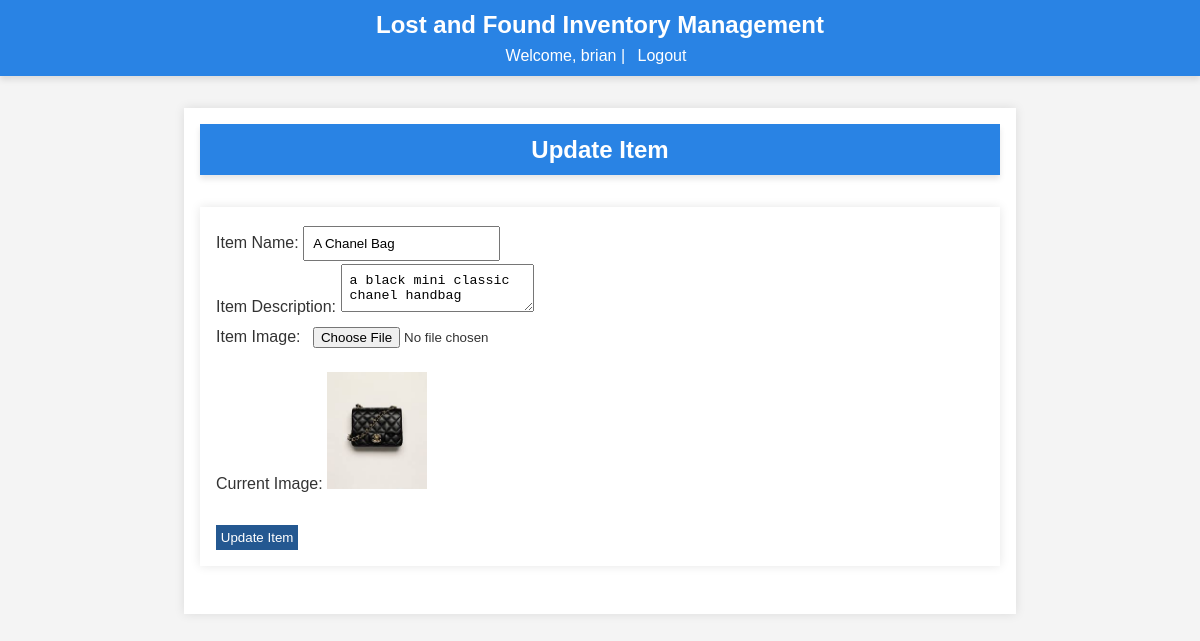
Page /admin/items/1 (signed in) on the committed database.
### app/models/user.py (models this page shows, shortened)
class User(db.Model, UserMixin):
    id = db.Column(db.Integer, primary_key=True)
    username = db.Column(db.String(150), unique=True, nullable=False)
    email = db.Column(db.String(150), unique=True, nullable=False)
    password_hash = db.Column(db.String(150), nullable=False)
    role = db.Column(db.String(50), nullable=False, default='user')  # 'user' or 'admin'
    lost_reports = db.relationship('LostReport', back_populates='user', lazy=True)
    found_reports = db.relationship('FoundReport', back_populates='user', lazy=True)
    claims = db.relationship('Claim', back_populates='claim_user', lazy=True)
    rewards_received = db.relationship('Reward', foreign_keys='Reward.receiver_id', back_populates='receiver', lazy=True)
    rewards_paid = db.relationship('Reward', foreign_keys='Reward.payer_id', back_populates='payer', lazy=True)
    reset_tokens = db.relationship('PasswordResetToken', back_populates='user', lazy=True)
    comments = db.relationship('Comment', back_populates='user')
    @property
    def password(self):
        raise AttributeError('password is not a readable attribute')

### app/models/item.py (models this page shows)
class Item(db.Model):
    id = db.Column(db.Integer, primary_key=True)
    name = db.Column(db.String(150), nullable=False, unique=True)
    description = db.Column(db.Text, nullable=True)
    image_url = db.Column(db.String(250), nullable=True)
    lost_reports = db.relationship('LostReport', back_populates='item', lazy=True)
    found_reports = db.relationship('FoundReport', back_populates='item', lazy=True)
    comments = db.relationship('Comment', back_populates='item')

### app/routes/admin.py (the view, shortened to what this page needs)
@bp.route('/items/<int:item_id>', methods=['GET', 'POST'])
@login_required
@admin_required
def update_item(item_id):
    item = Item.query.get_or_404(item_id)
    return render_template('update_item.html', item=item)

### app/__init__.py (called while the page is built)
def create_app():
    app = Flask(__name__)
    load_dotenv()
    app.config['SECRET_KEY'] = os.environ.get('FLASK_SECRET_KEY', secrets.token_hex(16))
    app.config.from_object('config.Config')
    app.config.from_pyfile('config.py', silent=True)
    register_extensions(app)
    register_blueprints(app)
    configure_cors(app)
    @app.before_request
    def method_override():
        if request.method == 'POST':
            method = request.form.get('_method')
            if method:
                method = method.upper()
                if method in ['PUT', 'DELETE']:
                    request.environ['REQUEST_METHOD'] = method
    return app

def register_extensions(app):
    db.init_app(app)
    migrate.init_app(app, db)
    bcrypt.init_app(app)
    login_manager.init_app(app)
    mail.init_app(app)
    @login_manager.user_loader
    def load_user(user_id):
        return user.User.query.get(int(user_id))

### app/templates/update_item.html
{% extends "base.html" %}
{% block content %}
<header>
    <h1>Update Item</h1>
</header>
<main>
    <form action="{{ url_for('admin.update_item', item_id=item.id) }}" method="post" enctype="multipart/form-data">
        <div>
            <label for="name">Item Name:</label>
            <input type="text" id="name" name="name" value="{{ item.name }}" required>
        </div>
        <div>
            <label for="description">Item Description:</label>
            <textarea id="description" name="description">{{ item.description }}</textarea>
        </div>
        <div>
            <label for="image">Item Image:</label>
            <input type="file" id="image" name="image">
            {% if item.image_url %}
                <p>Current Image: <img src="{{ url_for('static', filename='uploads/' ~ item.image_url) }}" alt="{{ item.name }}" width="100"></p>
            {% endif %}
        </div>
        <div>
            <button type="submit">Update Item</button>
        </div>
    </form>
</main>
{% endblock %}

### app/templates/base.html (shortened to what this page needs)
<!DOCTYPE html>
<html lang="en">
<head>
    <link rel="stylesheet" href="{{ url_for('static', filename='styles.css') }}">
</head>
<body>
    <header>
        <h2>Lost and Found Inventory Management</h2>
        {% if current_user.is_authenticated %}
            <p>Welcome, {{ current_user.username }} | <a href="{{ url_for('auth.logout') }}">Logout</a></p>
        {% else %}
            <p>
                <a href="{{ url_for('auth.login') }}">Login</a> |
                <a href="{{ url_for('auth.register') }}">Sign Up</a>
            </p>
        {% endif %}
    </header>
    <main>
        {% block content %}{% endblock %}
    </main>
</body>
</html>

### app/static/styles.css (style rules this page uses)
body { font-family: 'Roboto', sans-serif; margin: 0; padding: 0; background-color: #f9f9f9; color: #333; }
header { background-color: #2c3e50; color: #ecf0f1; padding: 20px 0; box-shadow: 0 4px 6px rgba(0, 0, 0, 0.1); }
header h1 { margin: 0; text-align: center; font-size: 1.5rem; }
main { padding: 40px; max-width: 1200px; margin: 0 auto; }

### app/templates/base.html (style rules this page uses)
body { font-family: Arial, sans-serif; background-color: #f4f4f4; margin: 0; padding: 0; }
header { background-color: #2983e4; color: white; padding: 0.7rem; text-align: center; }
header h2 { margin: 0; }
header p { margin: 0.5rem 0 0; }
header a { color: white; text-decoration: none; margin: 0 0.5rem; }
main { max-width: 800px; margin: 2rem auto; padding: 1rem; background-color: white; box-shadow: 0 0 10px rgba(0, 0, 0, 0.1); }
form { display: flex; flex-direction: column; }
form label { margin-top: 0.5rem; }
form input, form textarea, form select { padding: 0.5rem; margin-top: 0.2rem; }
form button { margin-top: 1rem; padding: 0.3rem; background-color: #245891; color: white; border: none; cursor: pointer; }

### rows in the picture
User: username "brian"
Item: name "A Chanel Bag", description "a black mini classic chanel handbag", image_url (picture)
